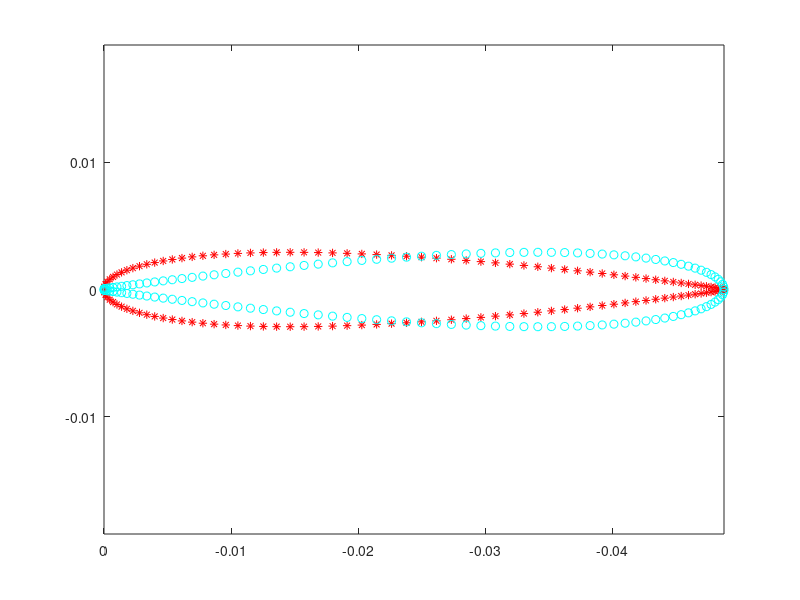

Reproduce this figure in MATLAB. (Note: this script raises an error after producing the figure.)
%% Script per creare la Geometria 3D
clear all 
close all
addpath(genpath('BLACKBOX'));

%% Input Data
Chord=0.0488;
p_c=20; % numero di profili di "Transizione" nella parte centrale
l=0.3; % lunghezza della pala avente un profilo 2D definito, NON corrisponde alla lunghezza del boomerang
delta=30*pi/180; %Angolo di freccia
beta=0*pi/180; %Angolo di Diedro
pitch=0*pi/180; %Pitch angle
num=40; %Numero di profili totale su ciascuna metà;
PARA=2; %Parametro che permette di modificare la curvatura centrale (più si avvicna ad 1 pù dietro forma una V
% Profile 2D Shape
Profile2D=importdata('Naca0012.dat');

C_fig=0;
%% Profilo 2D flip e analisi
Xp=-[Profile2D.data(2:67,1) ; fliplr(Profile2D.data(68:end,1)')'].*Chord;
Zp=[Profile2D.data(2:67,2) ; fliplr(Profile2D.data(68:end,2)')'].*Chord;
Xp_flip=-(Chord/2.*ones(size(Xp))+Xp)+Chord/2.*ones(size(Xp))-Chord;
Zp_flip=(Zp);
figure()
plot(Xp,Zp,'*r');
hold on
plot(Xp_flip,Zp_flip,'oc');
axis equal
set(gca,'Xdir','reverse')
[n,~]=size(Xp);
%Clock-wise direction regeneration
Xp_flip=[fliplr(Xp_flip(1:n/2)')';fliplr(Xp_flip(n/2+1:end)')'];
Zp_flip=[fliplr(Zp_flip(1:n/2)')';fliplr(Zp_flip(n/2+1:end)')'];
%% Dati per il calettamento lungo la pala e la rotazione
% Divisione del boomernag come segue:
% Paladx(y negative) 1:num-p_c
% Parte centrale num-pc:num+p_c
% Palasx(ypositive) num+p_c:end
%Creo i profili di transizione per la parte centrale
[X_trans,Z_trans] = Profile2d_Trans(Xp,Zp_flip,Zp,p_c*2-1);
%Considero una matrice di dimensione 2*num-1*132 che rappresenta il profilo
%di ciascuna delle sezione del boomerang
X_2d_i=[ones(num-p_c,1)*Xp';X_trans;ones(num-p_c,1)*Xp_flip'];
Z_2d_i=[ones(num-p_c,1)*Zp';Z_trans;ones(num-p_c,1)*Zp_flip'];

%Posizione del centro aerodinamico delle 2*num-1 sezioni (Pala dx: 1/4 Pala
%Sx 3/4
Fract=[1/4*ones(1,num-p_c) linspace(1/4,3/4,2*p_c-1) 3/4*ones(1,num-p_c)];

%Angoli di Freccia,Diedro, Pitch di ogni sezione
D_i=[-delta.*ones(1,num-p_c-1) linspace(-delta,delta,2*p_c+1) delta.*ones(1,num-p_c-1)];
B_i=[-beta.*ones(1,num-p_c-1) linspace(-beta,beta,2*p_c+1) beta.*ones(1,num-p_c-1)];
P_i=[-pitch.*ones(1,num-p_c-1) linspace(-pitch,pitch,2*p_c+1) pitch.*ones(1,num-p_c-1)];

%Angoli di Freccia e Diedro per trovare correttamente la posizione finale
%del centro aerodinamico
D_i_aer=[-delta.*ones(1,num-1) 0 delta.*ones(1,num-1)];
B_i_aer=[-beta.*ones(1,num) beta.*ones(1,num-1)];

%% Trovo la posizione finale del centro aerodinamico di ogni sezione

C=linspace(0,-Chord,num);
P=[C;zeros(1,num);zeros(1,num)];
U_Delta=[0 0 1];
li=linspace(l,0,num-p_c);
% Va aggiunta anche una translazione del primo profilo pari a q
Tx=[ -sin(delta).*li zeros(1,p_c*2-1) -sin(delta).*fliplr(li)];
Ty=[ -cos(delta).*li zeros(1,p_c*2-1) cos(delta).*fliplr(li)];
Tz=zeros(1,numel(Tx));
P_r=[];
P_center_r=[];

figure()
for i=1:2*num-1
    
    [P_1] = Rot_Point([0 0 1],D_i(i),P,[C(end)*PARA;0;0]); %Rotazione rispetto all'asse z, rispetto però al "bordo di uscita" del profilo
    P_1(1,:)=P_1(1,:)+Tx(i);
    P_1(2,:)=P_1(2,:)+Ty(i);
    [C_aer] = AerCenter(P_1,Chord,Fract(i));
    plot(P_1(1,:),P_1(2,:),'r');
    text(P_1(1,1),P_1(2,1),string(i))
    hold on
    U_beta= Rot_Point(U_Delta,D_i_aer(i),[1; 0 ;0],[Chord 0 0]'); %devo ottenere il versore ruotato da x a x2 (body)
    [C_aer_rot] = Rot_Point(U_beta,B_i_aer(i),C_aer,[0;0;0]);
    
    C_fin(:,i)=C_aer;
    C_fin_rot(:,i)=C_aer_rot;
    %Adesso devo ruotare la pala
end
set(gca,'Ydir','reverse')
set(gca,'Xdir','reverse')
axis equal
hold on
plot(C_fin(1,num-p_c),C_fin(2,num-p_c),'*g');
plot(C_fin(1,:),C_fin(2,:),'ok');

plot(C_fin(1,num+p_c),C_fin(2,num+p_c),'*b');
figure()
C_fin_rot(2,num)=0;
plot3(C_fin_rot(1,:),C_fin_rot(2,:),C_fin_rot(3,:),'ob');
hold on
plot3(C_fin(1,:),C_fin(2,:),C_fin(3,:),'*r');

set(gca,'Ydir','reverse')
set(gca,'Xdir','reverse')
axis equal
%% Creazione della nuova di punti che compongono il boomerang
%Ruoto ciascun profilo e lo traslo nel centro aerodinamico calcolato in
%precedenza
% Capire se si puù fare una parte centrale un po migliore
P_tot=[];
for i=1:num*2-1
    P_2d=[X_2d_i(i,:);zeros(size(Z_2d_i(i,:)));Z_2d_i(i,:)];
    [P_fin] = Rot_Point([0 0 1],D_i(i),P_2d,[Fract(i)*C(end);0;0]); %Rotazione rispetto all'asse z, rispetto però al "bordo di uscita" del profilo
    U_beta= Rot_Point(U_Delta,D_i(i),[1; 0 ;0],[Fract(i)*C(end);0;0]); %devo ottenere il versore ruotato da x a x2 (body)
    [P_fin] = Rot_Point(U_beta,B_i(i),P_fin,[Fract(i)*C(end);0;0]);
    U_pitch_d= Rot_Point(U_Delta,D_i(i),[0; 1; 0 ],[Fract(i)*C(end);0;0]); % devo ottenre il versore ruotato da [0 1 0], ruotato di delta e poi di beta
    U_pitch= Rot_Point(U_beta,B_i(i),U_pitch_d,[Fract(i)*C(end);0;0]);
    [P_fin] = Rot_Point(U_pitch ,P_i(i),P_fin,[Fract(i)*C(end);0;0]);
    
    % Fino a num sono sulla pala destra e il centro aerodinamico e c/4
    %     sigma=D_i(i);
    %     coning=B_i(i);
    %     pitch=P_i(i);
    %     Tj1=[sin(sigma)*cos(pitch)+cos(sigma)*sin(coning)*sin(pitch), -cos(sigma)*cos(pitch)+sin(sigma)*sin(coning)*sin(pitch), -cos(coning)*sin(pitch)
    %     cos(sigma)*cos(coning), sin(sigma)*cos(coning), +sin(coning)
    %     sin(sigma)*sin(pitch)-cos(sigma)*sin(coning)*cos(pitch), -cos(sigma)*sin(pitch)-sin(sigma)*sin(coning)*cos(pitch), cos(coning)*cos(pitch)];
    
    %     P_fin=Tj1'*P_2d;
    
    P_fin(1,:)=P_fin(1,:)-Fract(i)*C(end)+C_fin_rot(1,i);
    P_fin(2,:)=P_fin(2,:)+C_fin_rot(2,i);
    P_fin(3,:)=P_fin(3,:)+C_fin_rot(3,i);
%     figure(11)
%         plot3(P_fin(1,:),P_fin(2,:),P_fin(3,:),'*r');

    if i~=num
        P_tot=[P_tot;P_fin];
    end
end


%% Carattersitiche inerziali
% Devo riportare il cad rispetto al baricentro (Solo posizione)
if C_fig==1
figure()
for i=1:2*num-2
    plot3(P_tot(3*i-2,:),P_tot(3*i-1,:),P_tot(3*i,:),'*r');
    hold on
    axis equal
end
end
% Start assembly each solid

n_prec=0;
tr=[];
xyz=[];
warning('off','all')
% calcolo il centro di massa per ogni tasca
m_tot = 0;


Cg_tot=zeros(1,3);
Ixx = 0;
Iyy = 0;
Izz = 0;
Ixy = 0;
Izy = 0;
Ixz = 0;
Dens_i=[1000.*ones(1,num-p_c-1) 1500*ones(1,2*p_c-1) 1000.*ones(1,num-p_c-1)];

figure()
for i=2:2*num-2
    P_prec=P_tot(3*(i-1)-2:3*(i-1),:);
    P_succ=P_tot(3*i-2:3*i,:);
    if C_fig==1

    figure(2)
    plot3(P_prec(1,:),P_prec(2,:),P_prec(3,:),'*r');
    hold on
    plot3(P_succ(1,:),P_succ(2,:),P_succ(3,:),'ob');
    end
    if norm(P_prec-P_succ)~=0
        P_i=[P_prec';P_succ'];
        shp = alphaShape(P_i,1);
        [tr_i, xyz_i] = boundaryFacets(shp);
        
        n_succ=length(xyz_i)+n_prec;
        tr=[tr;tr_i+n_prec];
        xyz=[xyz;xyz_i];
        n_prec=n_succ;
        if C_fig==1

        figure(3)
        plot(shp)
        hold on
        end
        %Calcolo baricentro
        RBP=RigidBodyParams(triangulation(tr_i,xyz_i));
        
        CG_i=RBP.centroid;
        d=Dens_i(i-1); %densità unitaria
        m_i=d*RBP.volume;
        I_i=d*RBP.inertia_tensor;
        CG_tasche(:,i)=CG_i;
        
        XCg_tot = (m_tot * Cg_tot(1) + m_i * CG_i(1)) / (m_tot + m_i);
        YCg_tot = (m_tot * Cg_tot(2) + m_i * CG_i(2)) / (m_tot + m_i);
        ZCg_tot = (m_tot * Cg_tot(3) + m_i * CG_i(3)) / (m_tot + m_i);
        dX = XCg_tot - Cg_tot(1);
        dY = YCg_tot - Cg_tot(2);
        dZ = ZCg_tot - Cg_tot(3);
        dX_i = XCg_tot - CG_i(1);
        dY_i = YCg_tot - CG_i(2);
        dZ_i = ZCg_tot - CG_i(3);
        
        Ixx = Ixx + d * I_i(1,1) + m_tot * (dY * dY + dZ * dZ) + m_i * (dY_i * dY_i + dZ_i * dZ_i);
        Iyy = Iyy + d * I_i(2,2) + m_tot * (dX * dX + dZ * dZ) + m_i * (dX_i * dX_i + dZ_i * dZ_i);
        Izz = Izz + d * I_i(3,3) + m_tot * (dX * dX + dY * dY) + m_i * (dY_i * dY_i + dX_i * dX_i);
        Ixy = Ixy + d * I_i(1,2) + m_tot * dX * dY + m_i * dX_i * dY_i;
        Izy = Izy + d * I_i(2,3) + m_tot * dZ * dY + m_i * dZ_i * dY_i;
        Ixz = Ixz + d * I_i(1,3) + m_tot * dZ * dX + m_i * dZ_i * dX_i;
        m_tot = m_i + m_tot;
        
        Cg_tot(1) = XCg_tot;
        Cg_tot(2) = YCg_tot;
        Cg_tot(3) = ZCg_tot;
    end
end
warning('on','all')

pr_fin=triangulation(tr,xyz);


RBP=RigidBodyParams(pr_fin);
CG=RBP.centroid;

xyz_CG=[xyz(:,1)-CG(1) xyz(:,2)-CG(2) xyz(:,3)-CG(3)];
pr_CG=triangulation(tr,xyz_CG);
RBP_CG=RigidBodyParams(pr_CG);

I=RBP_CG.inertia_tensor;
save('Inertia.mat','I');

 %Stima baricentro cannata totalmente (Forse le tasche danno fastidio)?
 % Magari si può calcolare dentro direttamente
%% Creazione file Stl 
filename=['Boom_D'+string(delta*180/pi)+'_B'+string(beta*180/pi)+'_P'+string(pitch*180/pi)+'.stl'];
stlwrite(pr_CG, filename);

%% Aerodinamica
%per le caratterisitche aerodinamiche in C_fin_rot sono presenti le 
%posizioni dei centri aerodinamici (non sono nel riferimento body)
figure()
plot3(C_fin_rot(1,:),C_fin_rot(2,:),C_fin_rot(3,:),'*r');
axis equal
hold on
plot3(C_fin_rot(1,num+p_c),C_fin_rot(2,num+p_c),C_fin_rot(3,num+p_c),'*b');


Norm=(C_fin_rot(:,num+p_c)-C_fin_rot(:,num+p_c+1))/norm(C_fin_rot(:,num+p_c)-C_fin_rot(:,num+p_c+1));
quiver3(C_fin_rot(1,num+p_c),C_fin_rot(2,num+p_c),C_fin_rot(3,num+p_c),Norm(1),Norm(2),Norm(3));
[I_sx,~] = line_plane_intersection(Norm,C_fin_rot(:,num+p_c),[0 1 0]',[0 0 0]');
plot3(I_sx(1),I_sx(2),I_sx(3),'ok');

axis equal
hold on
plot3(C_fin_rot(1,num-p_c),C_fin_rot(2,num-p_c),C_fin_rot(3,num-p_c),'*g');


Norm=(C_fin_rot(:,num-p_c-1)-C_fin_rot(:,num-p_c))/norm(C_fin_rot(:,num-p_c-1)-C_fin_rot(:,num-p_c));
quiver3(C_fin_rot(1,num-p_c),C_fin_rot(2,num-p_c),C_fin_rot(3,num-p_c),Norm(1),Norm(2),Norm(3));
[I_dx,rc] = line_plane_intersection(Norm,C_fin_rot(:,num-p_c),[0 1 0]',[0 0 0]');
plot3(I_dx(1),I_dx(2),I_dx(3),'ok');
grid on
figure()
I_origin_Sx=I_sx-CG';
I_Start_Sx=C_fin_rot(:,num-p_c)-CG';
I_Finish_Sx=C_fin_rot(:,1)-CG';
hold on
% plot3(I_origin_Sx(1),I_origin_Sx(2),I_origin_Sx(3),'ok');
% plot3(I_Start_Sx(1),I_Start_Sx(2),I_Start_Sx(3),'*g');
% plot3(I_Finish_Sx(1),I_Finish_Sx(2),I_Finish_Sx(3),'*r');
axis equal
I_origin_Dx=I_dx-CG';
I_Start_Dx=C_fin_rot(:,num+p_c)-CG';
I_Finish_Dx=C_fin_rot(:,end)-CG';
% plot3(I_origin_Dx(1),I_origin_Dx(2),I_origin_Dx(3),'ok');
% plot3(I_Start_Dx(1),I_Start_Dx(2),I_Start_Dx(3),'*g');
% plot3(I_Finish_Dx(1),I_Finish_Dx(2),I_Finish_Dx(3),'*r');
Start_Dx=norm(I_Start_Dx-I_origin_Dx)
l_check_Dx=norm(-I_Start_Dx+I_Finish_Dx);
Start_Sx=norm(I_Start_Sx-I_origin_Sx)
l_check_Sx=norm(-I_Start_Sx+I_Finish_Sx);
